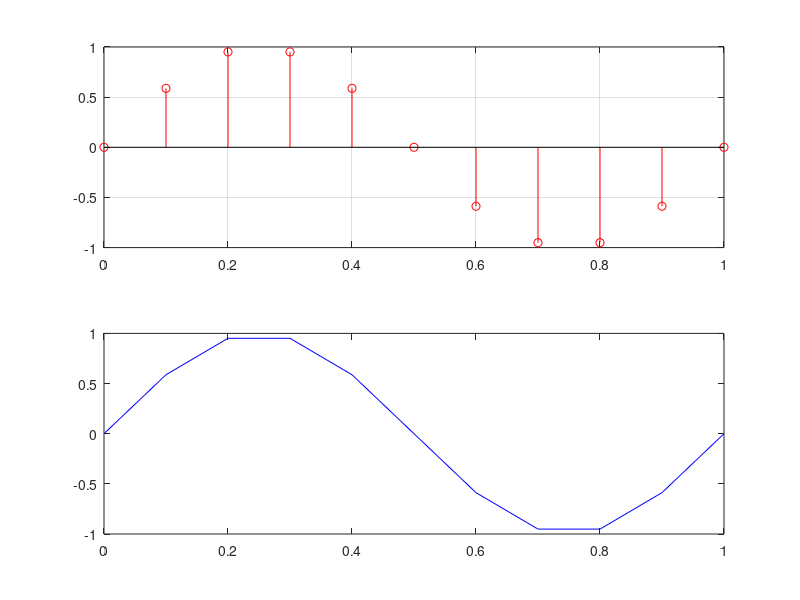

MATLAB code for this plot:
f0=1;t0=1/f0;
fs=10;ts=1/fs;
t=[0:ts:t0];
x=sin(2*pi*f0*t);
subplot(2,1,1);
stem(t,x,'r');
hold on;grid on;
subplot(2,1,2)
plot(t,x,'b');  
